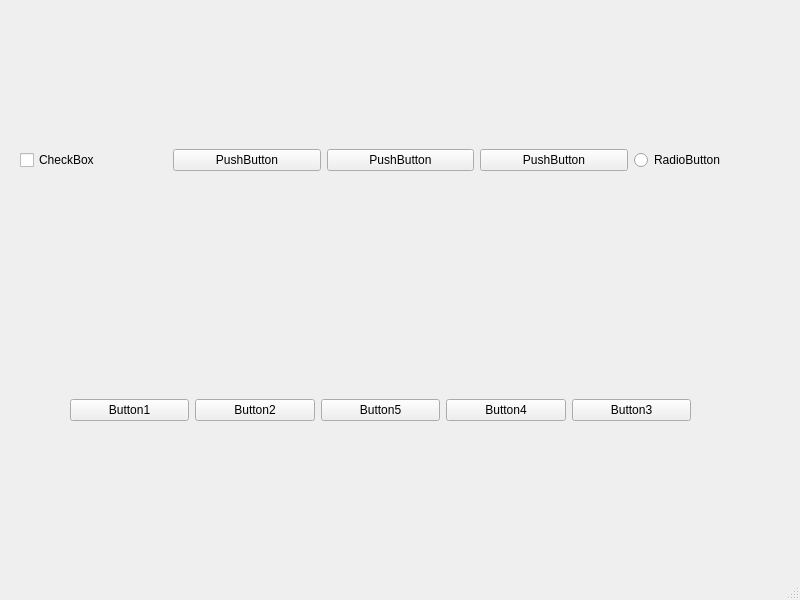
<?xml version="1.0" encoding="UTF-8"?>
<ui version="4.0">
 <class>MainWindow</class>
 <widget class="QMainWindow" name="MainWindow">
  <property name="geometry">
   <rect>
    <x>0</x>
    <y>0</y>
    <width>800</width>
    <height>600</height>
   </rect>
  </property>
  <property name="windowTitle">
   <string>MainWindow</string>
  </property>
  <widget class="QWidget" name="centralwidget">
   <widget class="QWidget" name="horizontalLayoutWidget">
    <property name="geometry">
     <rect>
      <x>20</x>
      <y>100</y>
      <width>761</width>
      <height>121</height>
     </rect>
    </property>
    <layout class="QHBoxLayout" name="horizontalLayout_2">
     <item>
      <widget class="QCheckBox" name="checkBox">
       <property name="text">
        <string>CheckBox</string>
       </property>
      </widget>
     </item>
     <item>
      <widget class="QPushButton" name="pushButton_7">
       <property name="text">
        <string>PushButton</string>
       </property>
      </widget>
     </item>
     <item>
      <widget class="QPushButton" name="pushButton_6">
       <property name="text">
        <string>PushButton</string>
       </property>
      </widget>
     </item>
     <item>
      <widget class="QPushButton" name="pushButton_8">
       <property name="text">
        <string>PushButton</string>
       </property>
      </widget>
     </item>
     <item>
      <widget class="QRadioButton" name="radioButton">
       <property name="text">
        <string>RadioButton</string>
       </property>
      </widget>
     </item>
    </layout>
   </widget>
   <widget class="QWidget" name="">
    <property name="geometry">
     <rect>
      <x>70</x>
      <y>290</y>
      <width>621</width>
      <height>241</height>
     </rect>
    </property>
    <layout class="QHBoxLayout" name="horizontalLayout">
     <item>
      <widget class="QPushButton" name="pushButton">
       <property name="text">
        <string>Button1</string>
       </property>
      </widget>
     </item>
     <item>
      <widget class="QPushButton" name="pushButton_2">
       <property name="text">
        <string>Button2</string>
       </property>
      </widget>
     </item>
     <item>
      <widget class="QPushButton" name="pushButton_5">
       <property name="text">
        <string>Button5</string>
       </property>
      </widget>
     </item>
     <item>
      <widget class="QPushButton" name="pushButton_4">
       <property name="text">
        <string>Button4</string>
       </property>
      </widget>
     </item>
     <item>
      <widget class="QPushButton" name="pushButton_3">
       <property name="text">
        <string>Button3</string>
       </property>
      </widget>
     </item>
    </layout>
   </widget>
  </widget>
  <widget class="QMenuBar" name="menubar">
   <property name="geometry">
    <rect>
     <x>0</x>
     <y>0</y>
     <width>800</width>
     <height>26</height>
    </rect>
   </property>
  </widget>
  <widget class="QStatusBar" name="statusbar"/>
 </widget>
 <resources/>
 <connections/>
</ui>
